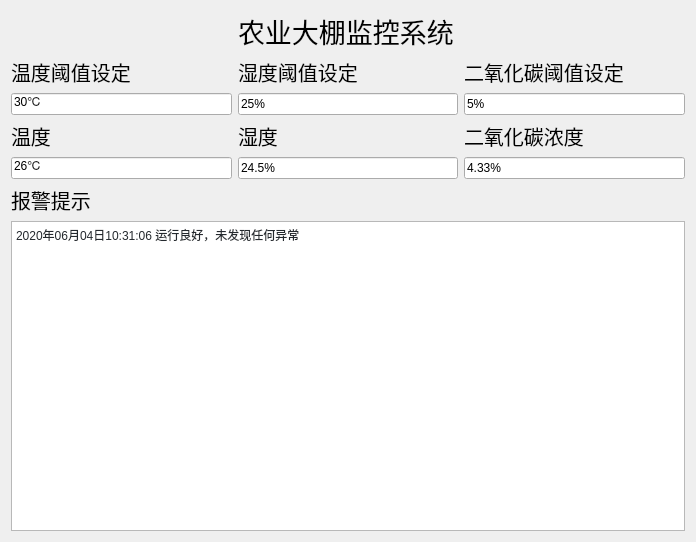
<?xml version="1.0" encoding="UTF-8"?>
<ui version="4.0">
 <class>Form</class>
 <widget class="QWidget" name="Form">
  <property name="geometry">
   <rect>
    <x>0</x>
    <y>0</y>
    <width>696</width>
    <height>542</height>
   </rect>
  </property>
  <property name="windowTitle">
   <string>Form</string>
  </property>
  <layout class="QGridLayout" name="gridLayout">
   <item row="0" column="1">
    <widget class="QLabel" name="label">
     <property name="font">
      <font>
       <pointsize>20</pointsize>
      </font>
     </property>
     <property name="text">
      <string>农业大棚监控系统</string>
     </property>
    </widget>
   </item>
   <item row="1" column="0">
    <widget class="QLabel" name="label_2">
     <property name="font">
      <font>
       <pointsize>15</pointsize>
      </font>
     </property>
     <property name="text">
      <string>温度阈值设定</string>
     </property>
    </widget>
   </item>
   <item row="1" column="1">
    <widget class="QLabel" name="label_3">
     <property name="font">
      <font>
       <pointsize>15</pointsize>
      </font>
     </property>
     <property name="text">
      <string>湿度阈值设定</string>
     </property>
    </widget>
   </item>
   <item row="1" column="2">
    <widget class="QLabel" name="label_4">
     <property name="font">
      <font>
       <pointsize>15</pointsize>
      </font>
     </property>
     <property name="text">
      <string>二氧化碳阈值设定</string>
     </property>
    </widget>
   </item>
   <item row="2" column="0">
    <widget class="QLineEdit" name="lineEdit">
     <property name="text">
      <string>30℃</string>
     </property>
    </widget>
   </item>
   <item row="2" column="1">
    <widget class="QLineEdit" name="lineEdit_2">
     <property name="text">
      <string>25%</string>
     </property>
    </widget>
   </item>
   <item row="2" column="2">
    <widget class="QLineEdit" name="lineEdit_3">
     <property name="text">
      <string>5%</string>
     </property>
    </widget>
   </item>
   <item row="3" column="0">
    <widget class="QLabel" name="label_5">
     <property name="font">
      <font>
       <pointsize>15</pointsize>
      </font>
     </property>
     <property name="text">
      <string>温度</string>
     </property>
    </widget>
   </item>
   <item row="3" column="1">
    <widget class="QLabel" name="label_6">
     <property name="font">
      <font>
       <pointsize>15</pointsize>
      </font>
     </property>
     <property name="text">
      <string>湿度</string>
     </property>
    </widget>
   </item>
   <item row="3" column="2">
    <widget class="QLabel" name="label_7">
     <property name="font">
      <font>
       <pointsize>15</pointsize>
      </font>
     </property>
     <property name="text">
      <string>二氧化碳浓度</string>
     </property>
    </widget>
   </item>
   <item row="4" column="0">
    <widget class="QLineEdit" name="lineEdit_4">
     <property name="text">
      <string>26℃</string>
     </property>
    </widget>
   </item>
   <item row="4" column="1">
    <widget class="QLineEdit" name="lineEdit_5">
     <property name="text">
      <string>24.5%</string>
     </property>
    </widget>
   </item>
   <item row="4" column="2">
    <widget class="QLineEdit" name="lineEdit_6">
     <property name="text">
      <string>4.33%</string>
     </property>
    </widget>
   </item>
   <item row="5" column="0">
    <widget class="QLabel" name="label_8">
     <property name="font">
      <font>
       <pointsize>15</pointsize>
      </font>
     </property>
     <property name="text">
      <string>报警提示</string>
     </property>
    </widget>
   </item>
   <item row="6" column="0" colspan="3">
    <widget class="QTextBrowser" name="textBrowser">
     <property name="html">
      <string>&lt;!DOCTYPE HTML PUBLIC &quot;-//W3C//DTD HTML 4.0//EN&quot; &quot;http://www.w3.org/TR/REC-html40/strict.dtd&quot;&gt;
&lt;html&gt;&lt;head&gt;&lt;meta name=&quot;qrichtext&quot; content=&quot;1&quot; /&gt;&lt;style type=&quot;text/css&quot;&gt;
p, li { white-space: pre-wrap; }
&lt;/style&gt;&lt;/head&gt;&lt;body style=&quot; font-family:'.AppleSystemUIFont'; font-size:13pt; font-weight:400; font-style:normal;&quot;&gt;
&lt;p style=&quot; margin-top:0px; margin-bottom:0px; margin-left:0px; margin-right:0px; -qt-block-indent:0; text-indent:0px;&quot;&gt;&lt;span style=&quot; font-family:'SFMono-Regular','Consolas','Liberation Mono','Menlo','monospace'; font-size:12px; color:#24292e; background-color:#ffffff;&quot;&gt;2020年06月04日10:31:06 运行良好，未发现任何异常&lt;/span&gt;&lt;/p&gt;&lt;/body&gt;&lt;/html&gt;</string>
     </property>
    </widget>
   </item>
  </layout>
 </widget>
 <resources/>
 <connections/>
</ui>
